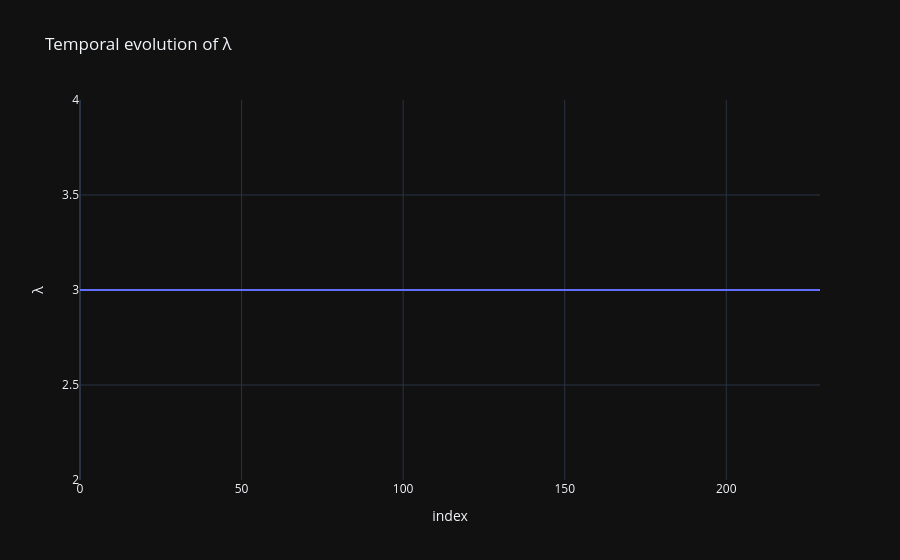

Here is the notebook cell this chart was saved with:
### Code cell
df_lambda = pd.DataFrame({
    "Lambda": StackLambda
})

fig = px.line(
    df_lambda,
    y="Lambda",
    title="Temporal evolution of λ",
    labels={"Lambda": "λ"}
)

fig.show()

### Figure 1 — Plotly figure (JSON) as saved in the notebook; plotly's stock layout.template omitted (floating-point values rounded to 4 significant figures; data arrays with more than 128 entries replaced by an {"elided": "..."} marker saying what was removed)
{"data": [{"hovertemplate": "index=%{x}<br>λ=%{y}<extra></extra>", "legendgroup": "", "line": {"color": "#636efa", "dash": "solid"}, "marker": {"symbol": "circle"}, "mode": "lines", "name": "", "orientation": "v", "showlegend": false, "x": {"elided": "230 int values"}, "xaxis": "x", "y": {"elided": "230 int values"}, "yaxis": "y", "type": "scatter"}], "layout": {"xaxis": {"anchor": "y", "domain": [0.0, 1.0], "title": {"text": "index"}}, "yaxis": {"anchor": "x", "domain": [0.0, 1.0], "title": {"text": "λ"}}, "legend": {"tracegroupgap": 0}, "title": {"text": "Temporal evolution of λ"}}}
